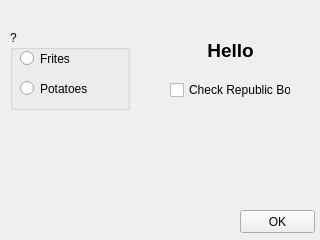
<?xml version="1.0" encoding="UTF-8"?>
<ui version="4.0">
 <class>MainWindow</class>
 <widget class="QMainWindow" name="MainWindow">
  <property name="geometry">
   <rect>
    <x>0</x>
    <y>0</y>
    <width>320</width>
    <height>240</height>
   </rect>
  </property>
  <property name="mouseTracking">
   <bool>true</bool>
  </property>
  <property name="windowTitle">
   <string>EX01-bouton</string>
  </property>
  <widget class="QWidget" name="centralwidget">
   <widget class="QPushButton" name="pushButton">
    <property name="geometry">
     <rect>
      <x>240</x>
      <y>210</y>
      <width>75</width>
      <height>23</height>
     </rect>
    </property>
    <property name="text">
     <string>OK</string>
    </property>
   </widget>
   <widget class="QLabel" name="label">
    <property name="geometry">
     <rect>
      <x>140</x>
      <y>30</y>
      <width>181</width>
      <height>41</height>
     </rect>
    </property>
    <property name="font">
     <font>
      <pointsize>14</pointsize>
      <weight>75</weight>
      <bold>true</bold>
     </font>
    </property>
    <property name="cursor">
     <cursorShape>ArrowCursor</cursorShape>
    </property>
    <property name="text">
     <string>Hello</string>
    </property>
    <property name="alignment">
     <set>Qt::AlignCenter</set>
    </property>
   </widget>
   <widget class="QCheckBox" name="checkBox">
    <property name="geometry">
     <rect>
      <x>170</x>
      <y>80</y>
      <width>121</width>
      <height>20</height>
     </rect>
    </property>
    <property name="text">
     <string>Check Republic Box</string>
    </property>
   </widget>
   <widget class="QGroupBox" name="groupBox">
    <property name="geometry">
     <rect>
      <x>10</x>
      <y>30</y>
      <width>120</width>
      <height>80</height>
     </rect>
    </property>
    <property name="title">
     <string>?</string>
    </property>
    <widget class="QRadioButton" name="radioButtonH">
     <property name="geometry">
      <rect>
       <x>10</x>
       <y>20</y>
       <width>82</width>
       <height>17</height>
      </rect>
     </property>
     <property name="text">
      <string>Frites</string>
     </property>
    </widget>
    <widget class="QRadioButton" name="radioButtonF">
     <property name="geometry">
      <rect>
       <x>10</x>
       <y>50</y>
       <width>82</width>
       <height>17</height>
      </rect>
     </property>
     <property name="text">
      <string>Potatoes</string>
     </property>
    </widget>
   </widget>
  </widget>
 </widget>
 <resources/>
 <connections/>
</ui>
